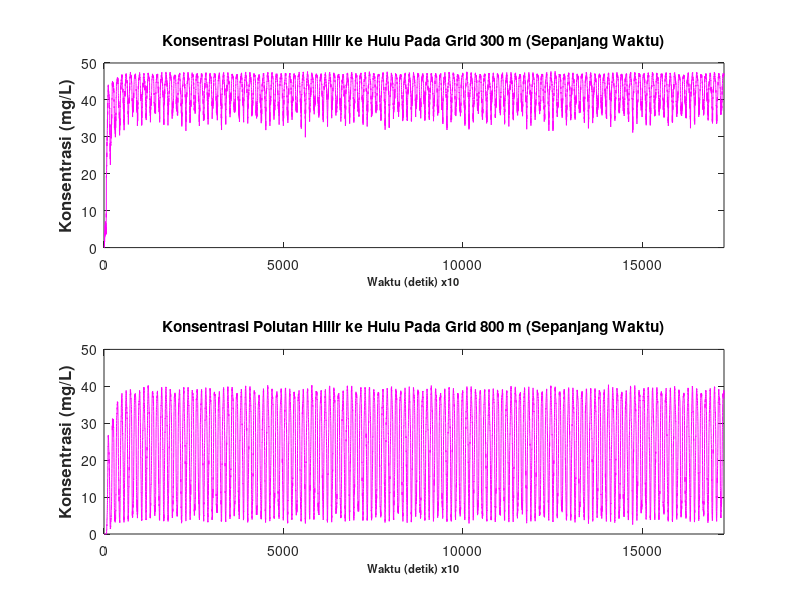
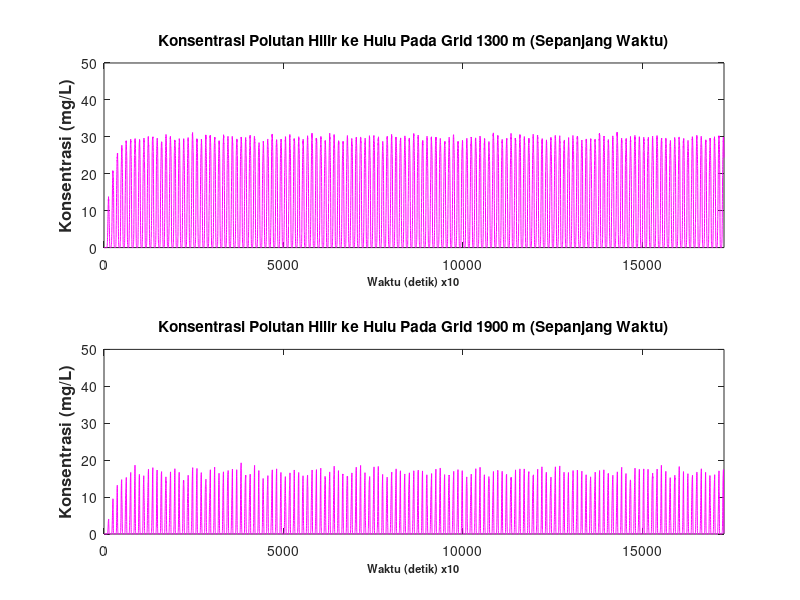
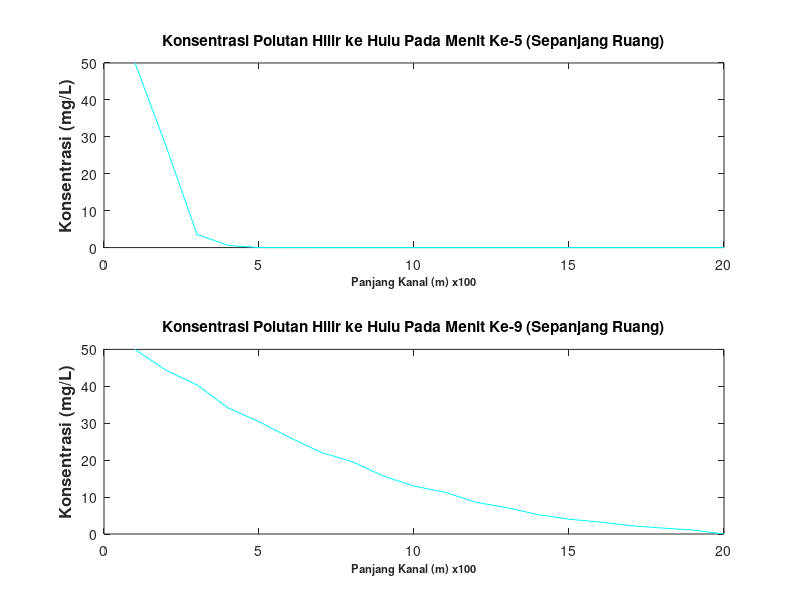
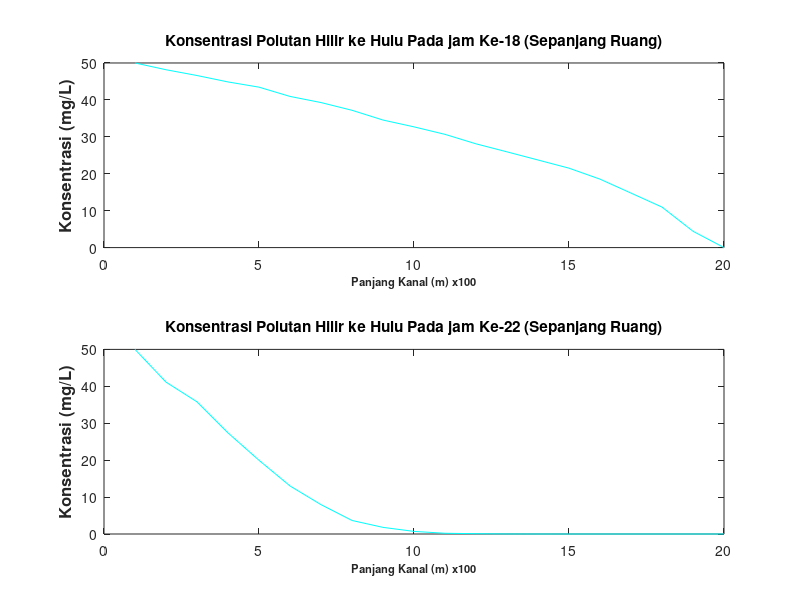

The MATLAB source for these figures, in order:
%MODEL HIDRODINAMIKA 1-D TOPOGRAFI PERSAMAAN TRANSPORT (MODUL III)-TUGAS B
%MUHAMMAD REFRI ANSYARI (12916028)

%% INPUT
clear all

%Inisialisasi Variabel
L         = 2000;           %Panjang Kanal (m)
dx        = 100;            %Besar Grid Horizontal (m)
A         = 1.5;            %Amplitudo Gelombang Max (m)
T         = 12;             %Periode Gelombang (sekon)
g         = 10;             %Percepatan Gravitasi (m/s^2)
t         = 86400;          %Lama Simulasi (sekon) - Total lama simulasi adalah 1 hari
h         = 12:-7/20:3;     %Interval perubahan kedalaman ( hilir-hulu)
hmax      = 12
hx        = 1:50:2000;
%% Inisialisasi Parameter Gelombang
C0        = sqrt(g*hmax);   %Kecepatan gelombang (perairan dangkal)
sigma     = 2*3.14/T;       %Frekuensi Sudut
k         = 2*3.14/(T*C0);  %Bilangan Gelombang
%% Penentuan Langkah Waktu 
dt        = 5; 
%% Penentuan Jumlah Grid
imax=(L/dx); % Ruang
nmax=(t/dt); % Waktu
%% Nilai Awal dan Syarat Batas
%Nilai Awal
for i=1:imax
    % Nilai elevasi pada seluruh grid saat t=1
    elev(1,i)=A*cos(k*i*dx);
    % Nilai kecepatan awal pada seluruh grid saat t=1
    u(1,i)=A*C0*cos(k*(hx(i)+(0.5*dx))); 
end

c=zeros(nmax,imax);
%%
%Syarat Batas 
for n=1:nmax
    % Nilai elevasi pada grid batas di seluruh waktu
    elev(n,1)=A*cos(sigma*n*dt);
    % Nilai kedalaman total pada grid batas di seluruh waktu
    u(n,imax)=A*C0*cos(k*L-(sigma*n*dt));
    %Nilai konsentrasi polutan pada grid batas (i=1) di seluruh waktu
    c(n,1)=50;
end

u(2,:)=u(1,:);
elev(2,:)=elev(1,:);
%% PROSES
        % Menghitung nilai u
for n=2:nmax-1
    for i=2:imax-1
        u(n+1,i)=u(n-1,i)-(0.5*g*(dt/dx)*(h(i+1))+h(i)*(elev(n,i+1)-elev(n,i)));
    end
    
        % Menghitung nilai elevasi dan kedalaman
    for i=2:imax-1
        elev(n+1,i)=elev(n,i)-(dt/dx)*(u(n+1,i)-u(n+1,i-1));     
    end
        % Penentuan Syarat Batas di Hilir (H baru)
    for i=2:imax-1
        u(n+1,i)=u(n,i)-(0.5*g*(dt/dx)*(h(i+1))+h(i)*(elev(n+1,i+1)-elev(n+1,i)));
    end
end
%% Simulasi persamaan adveksi 1D - menggunakan nilai u yang telah didapatkan
% Simulasi Transpor Polutan
ad=(0.05*dt)/(dx^2);
for n=2:nmax-1
    for i=2:imax-1
       adv=((u(n,i)-abs(u(n,i)))/2)*((c(n,i+1)-c(n,i))/dx)+((u(n,i)+abs(u(n,i)))/2)*((c(n,i)-c(n,i-1))/dx);
       c(n+1,i)=c(n,i)-adv+(ad/dx)*(((c(n,i-1)-c(n,i))/dx)-((c(n,i)-c(n,i+1))/dx));
    end
end

%% OUTPUT
figure (1)
subplot(2,1,1);
plot (c(:,3),'m');
title ('Konsentrasi Polutan Hilir ke Hulu Pada Grid 300 m (Sepanjang Waktu)','fontweight','b');
xlim ([0 17280])
ylim ([0 50])
ylabel ('Konsentrasi (mg/L)','FontSize',12,'fontweight','b');
xlabel ('Waktu (detik) x10','FontSize',8,'fontweight','b');

subplot(2,1,2);
plot (c(:,8),'m');
title ('Konsentrasi Polutan Hilir ke Hulu Pada Grid 800 m (Sepanjang Waktu)','fontweight','b');
xlim ([0 17280])
ylim ([0 50])
ylabel ('Konsentrasi (mg/L)','FontSize',12,'fontweight','b');
xlabel ('Waktu (detik) x10','FontSize',8,'fontweight','b');

figure (2)
subplot(2,1,1);
plot (c(:,13),'m');
title ('Konsentrasi Polutan Hilir ke Hulu Pada Grid 1300 m (Sepanjang Waktu)','fontweight','b');
xlim ([0 17280])
ylim ([0 50])
ylabel ('Konsentrasi (mg/L)','FontSize',12,'fontweight','b');
xlabel ('Waktu (detik) x10','FontSize',8,'fontweight','b');

subplot(2,1,2);
plot (c(:,19),'m');
title ('Konsentrasi Polutan Hilir ke Hulu Pada Grid 1900 m (Sepanjang Waktu)','fontweight','b');
xlim ([0 17280])
ylim ([0 50])
ylabel ('Konsentrasi (mg/L)','FontSize',12,'fontweight','b');
xlabel ('Waktu (detik) x10','FontSize',8,'fontweight','b');

%% Plot Besar u (Sepanjang Ruang)
figure (3) 
subplot(2,1,1);
plot (c(60,:),'c');
title ('Konsentrasi Polutan Hilir ke Hulu Pada Menit Ke-5 (Sepanjang Ruang)','fontweight','b');
ylabel ('Konsentrasi (mg/L)','FontSize',12,'fontweight','b');
xlabel ('Panjang Kanal (m) x100','FontSize',8,'fontweight','b');

subplot(2,1,2);
plot (c(108,:),'c');
title ('Konsentrasi Polutan Hilir ke Hulu Pada Menit Ke-9 (Sepanjang Ruang)','fontweight','b');
ylabel ('Konsentrasi (mg/L)','FontSize',12,'fontweight','b');
xlabel ('Panjang Kanal (m) x100','FontSize',8,'fontweight','b');

figure(4)
subplot(2,1,1);
plot (c(12960,:),'c');
title ('Konsentrasi Polutan Hilir ke Hulu Pada jam Ke-18 (Sepanjang Ruang)','fontweight','b');
ylabel ('Konsentrasi (mg/L)','FontSize',12,'fontweight','b');
xlabel ('Panjang Kanal (m) x100','FontSize',8,'fontweight','b');

subplot(2,1,2);
plot (c(15840,:),'c');
title ('Konsentrasi Polutan Hilir ke Hulu Pada jam Ke-22 (Sepanjang Ruang)','fontweight','b');
ylabel ('Konsentrasi (mg/L)','FontSize',12,'fontweight','b');
xlabel ('Panjang Kanal (m) x100','FontSize',8,'fontweight','b');


%% Plot Nilai Elevasi Kanal (Sepanjang waktu)
figure (5)
subplot(2,1,1);
plot (elev(:,3),'g');
title ('Elevasi Hilir-Hulu Pada Grid 300 m (Sepanjang Waktu)','fontweight','b');
xlim ([0 17280])
ylabel ('Elevasi (m)','FontSize',12,'fontweight','b');
xlabel ('Langkah Waktu (detik)','FontSize',8,'fontweight','b');

subplot(2,1,2);
plot (elev(:,8),'g');
title ('Elevasi Hilir-Hulu Pada Grid 800 m (Sepanjang Waktu)','fontweight','b');
xlim ([0 17280])
ylabel ('Elevasi (m)','FontSize',12,'fontweight','b');
xlabel ('Langkah Waktu (detik)','FontSize',8,'fontweight','b');

figure (6)
subplot(2,1,1);
plot (elev(:,13),'g');
title ('Elevasi Hilir-Hulu Pada Grid 1300 m (Sepanjang Waktu)','fontweight','b');
xlim ([0 17280])
ylabel ('Elevasi (m)','FontSize',12,'fontweight','b');
xlabel ('Langkah Waktu (detik)','FontSize',8,'fontweight','b');

subplot(2,1,2);
plot (elev(:,19),'g');
title ('Elevasi Hilir-Hulu Pada Grid 1900 m (Sepanjang Waktu)','fontweight','b');
xlim ([0 17280])
ylabel ('Elevasi (m)','FontSize',12,'fontweight','b');
xlabel ('Langkah Waktu','FontSize',8,'fontweight','b');

%% Plot Nilai Elevasi Kanal (Sepanjang Ruang)
figure (7)
subplot(2,1,1);
plot (elev(4320,:),'r');
title ('Elevasi Hilir-Hulu Pada Jam ke-6 (Sepanjang Ruang)','fontweight','b');
ylabel ('Elevasi (m)','FontSize',12,'fontweight','b');
xlabel ('Panjang Kanal (m) x100','FontSize',8,'fontweight','b');

subplot(2,1,2);
plot (elev(9360,:),'r');
title ('Elevasi Aliran Hilir-Hulu Pada Jam ke-13 (Sepanjang Ruang)','fontweight','b');
ylabel ('Elevasi (m)','FontSize',12,'fontweight','b');
xlabel ('Panjang Kanal (m) x100','FontSize',8,'fontweight','b');

figure(8)
subplot(2,1,1);
plot (elev(12960,:),'r');
title ('Elevasi Aliran Hilir-Hulu Pada Jam ke-18 (Sepanjang Ruang)','fontweight','b');
ylabel ('Elevasi (m)','FontSize',12,'fontweight','b');
xlabel ('Panjang Kanal (m) x100','FontSize',8,'fontweight','b');

subplot(2,1,2);
plot (elev(15840,:),'r');
title ('Elevasi Aliran Hilir-Hulu Pada Jam ke-22 (Sepanjang Ruang)','fontweight','b');
ylabel ('Elevasi (m)','FontSize',12,'fontweight','b');
xlabel ('Panjang Kanal (m) x100','FontSize',8,'fontweight','b');
